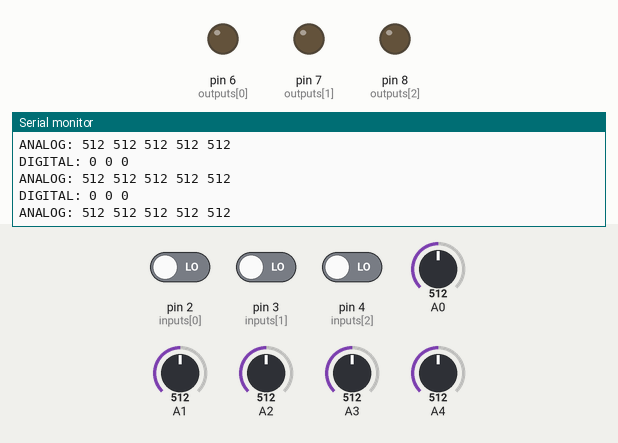
The sketch below on a simulated Arduino Uno, built with avr-gcc and run on an emulated ATmega328P. On the bench: output pins drawn as LEDs (lit = HIGH), the last lines printed to the serial monitor. Inputs (shaded band) come from the test bench; at power-on: A0 = 512, A1 = 512, A2 = 512, pin 2 (inputs[0]) LOW, pin 3 (inputs[1]) LOW, pin 4 (inputs[2]) LOW, A3 = 512, A4 = 512.

Above: at 1.2 s.
1.3 s: A0 set to 107
At 2.3 s:
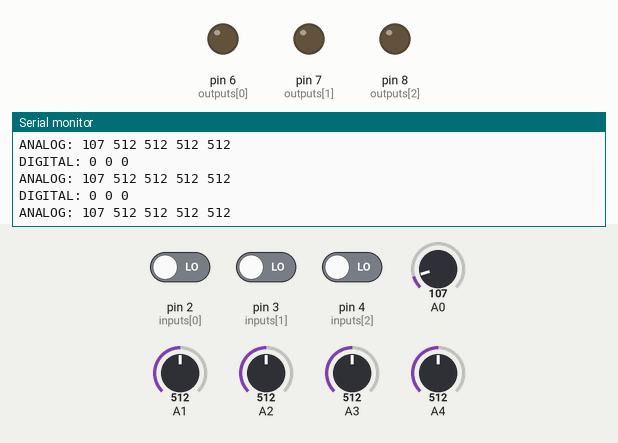
4.3 s: A0 set to 95
At 5.2 s:
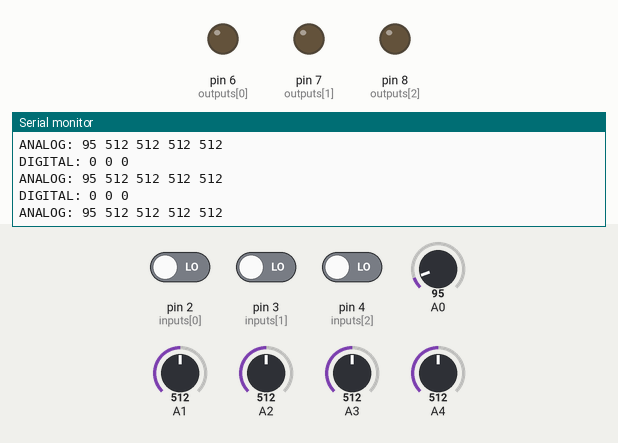
7.3 s: A1 set to 110
At 7.8 s:
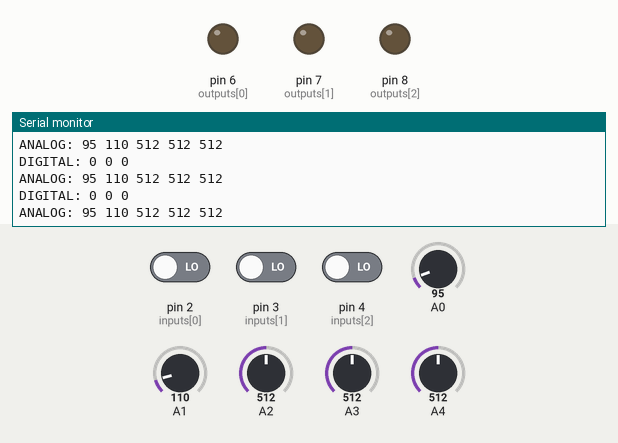
8.8 s: A1 set to 92
At 9.5 s:
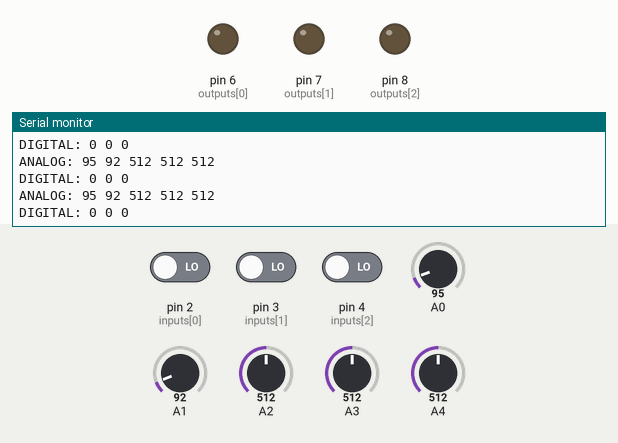
11.8 s: A2 set to 111
At 12.6 s:
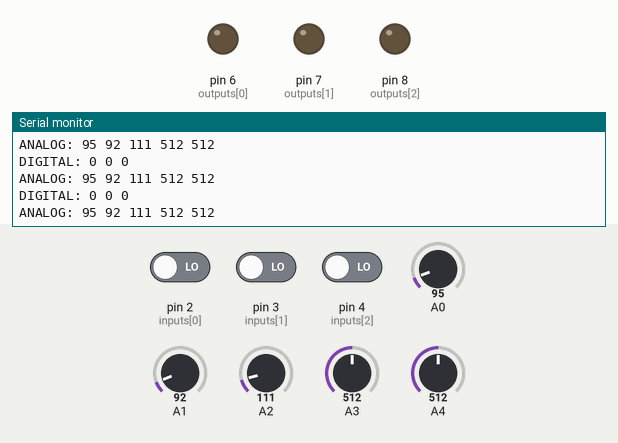
14.8 s: A2 set to 89
At 15.5 s:
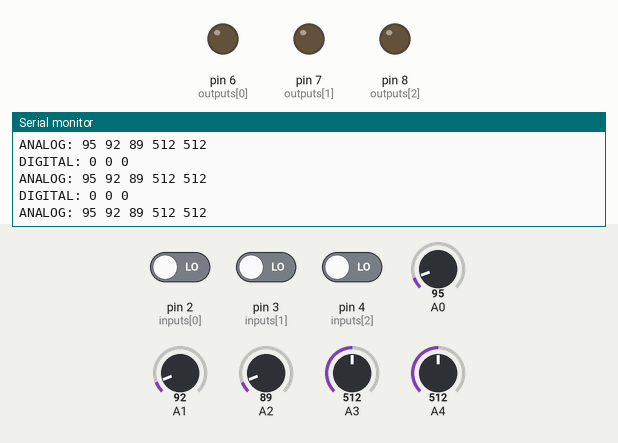
Timing chart, 0 to 17.3 s (numbered marks = the images above; inputs shaded):
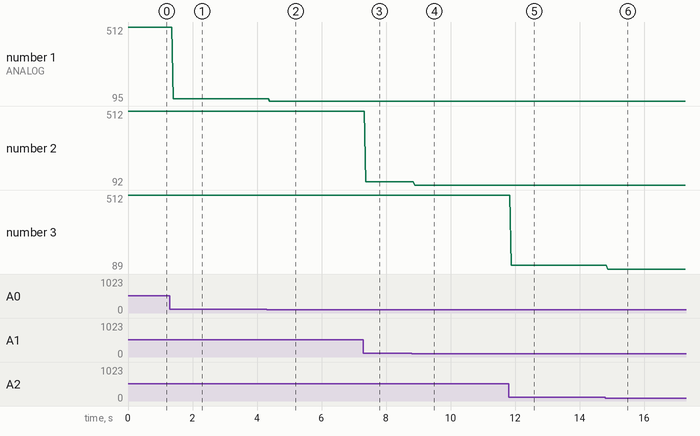

Measured:
- the behaviour switches between 100 and 99 on A1 (found by bisection; images 3 and 4)
- after the input at 1.3 s, the serial monitor: prints a new line after 0.10 s (image 1)
- after the input at 4.3 s, the serial monitor: prints a new line after 0.10 s (image 2)
- after the input at 7.3 s, the serial monitor: prints a new line after 0.07 s (image 3)
- after the input at 8.8 s, the serial monitor: prints a new line after 0.08 s (image 4)
- after the input at 11.8 s, the serial monitor: prints a new line after 0.08 s (image 5)
- after the input at 14.8 s, the serial monitor: prints a new line after 0.08 s (image 6)
- plotted number 1: 512 → 107 after the input at 1.3 s, 107 → 95 after the input at 4.3 s

The sketch:

baseSketch.ino
```cpp
/*
  BaseSketch to work with the grove system and Isadora.
  You can use this sketch to connec tinputs and outputs to the grove shield in such
  a way that you can read/write from Isdaora
*/
#include "math.h"

// Define the pins for digital input
int inputs[] = {2, 3, 4};
// Define the pins for digital output
int outputs[] = {6, 7, 8};
// get number of digital inputs
int numDigitalIN = sizeof(inputs) / sizeof(inputs[0]);
// get number of digital inputs
int numDigitalOUT = sizeof(outputs) / sizeof(outputs[0]);
// define number of analog inputs
int numAnalogIN = 5;

// VARIABLES FOR SERIAL READ
char inputVars[3];              // array with data
bool isRead = false;            // boolean to set if we have the three values
int count = 0;                  // counter to check where we are


// --> DO SETUP
void setup()
{
  // Set the inputs
  for (int i = 0; i < numDigitalIN; i++) {
    pinMode(inputs[i], INPUT);
  }

  // Set the outputs
  for (int i = 0; i < numDigitalOUT; i++) {
    pinMode(outputs[i], OUTPUT);
  }

  // Begin serial communication
  Serial.begin(9600);

}

// --> RUN LOOP
void loop()
{
  // Read out the analog inputs and write them to serial.
  Serial.print("ANALOG: ");
  for (int i = 0; i < numAnalogIN; i++) {
    int a = analogRead(i);
    Serial.print(a, DEC);
    if (i < numAnalogIN - 1) Serial.print(" ");
  }
  Serial.println();

  // Read out the digital inputs and write them to serial.
  Serial.print("DIGITAL: ");
  for (int i = 0; i < numDigitalIN; i++) {
    int a = digitalRead(inputs[i]);
    Serial.print(a);
    if (i < numDigitalIN - 1) Serial.print(" ");
  }
  Serial.println();

  // SET the digital putputs ....
  if (isRead) {

    for (int i = 0; i < numDigitalOUT; i++) {

      // set digital out HIGH
      if(inputVars[i] == '1'){
        digitalWrite(outputs[i], HIGH);
        //Serial.print(" HIGH ");
      }
      // set digital out LOW
      if(inputVars[i] == '0'){
        digitalWrite(outputs[i], LOW);
        //Serial.print(" LOW ");
      }
    }

    // Clear the array
    memset(&inputVars[0], 0, sizeof(inputVars));
    // Set IsRead to false
    isRead = false;
  }
}


// Function is calle when a Serial event occurs
void serialEvent()
{
  while (Serial.available() > 0) {
    char ch = Serial.read();

    // Check if the array is ready to read
    if (isRead == false) {
      // Add the incoming variable to the array
      inputVars[count] = ch;

      // if we have recieved MaxChars it is time to read the array
      if (count == numDigitalOUT - 1) {
        count = 0;
        isRead = true;
      }
      // no yet end off array count on
      else {
        count ++;
      }
    }
  }
}
```
